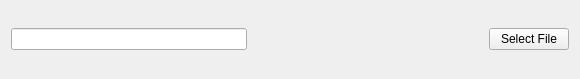
<?xml version="1.0" encoding="UTF-8"?>
<ui version="4.0">
 <class>FileSelector</class>
 <widget class="QWidget" name="FileSelector">
  <property name="geometry">
   <rect>
    <x>0</x>
    <y>0</y>
    <width>580</width>
    <height>79</height>
   </rect>
  </property>
  <property name="windowTitle">
   <string>Form</string>
  </property>
  <layout class="QHBoxLayout" name="horizontalLayout">
   <item>
    <widget class="QLineEdit" name="lineEdit_Filename"/>
   </item>
   <item>
    <spacer name="horizontalSpacer">
     <property name="orientation">
      <enum>Qt::Horizontal</enum>
     </property>
     <property name="sizeHint" stdset="0">
      <size>
       <width>234</width>
       <height>20</height>
      </size>
     </property>
    </spacer>
   </item>
   <item>
    <widget class="QPushButton" name="pushButton_select">
     <property name="text">
      <string> Select File </string>
     </property>
    </widget>
   </item>
  </layout>
 </widget>
 <resources/>
 <connections/>
</ui>
